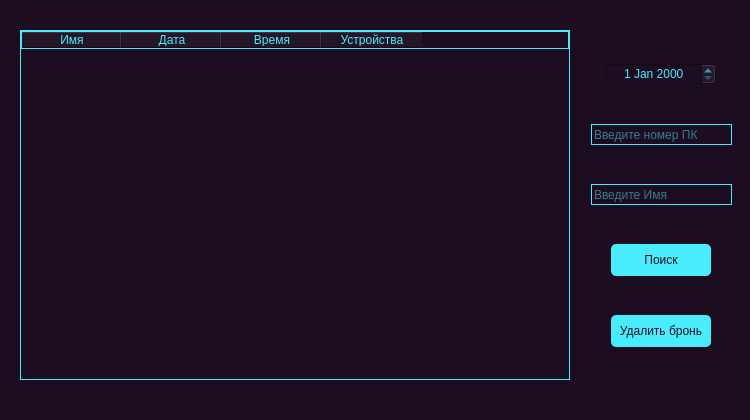
<?xml version="1.0" encoding="UTF-8"?>
<ui version="4.0">
 <class>BookingsScreen</class>
 <widget class="QDialog" name="BookingsScreen">
  <property name="geometry">
   <rect>
    <x>0</x>
    <y>0</y>
    <width>750</width>
    <height>420</height>
   </rect>
  </property>
  <property name="minimumSize">
   <size>
    <width>750</width>
    <height>420</height>
   </size>
  </property>
  <property name="maximumSize">
   <size>
    <width>750</width>
    <height>420</height>
   </size>
  </property>
  <property name="windowTitle">
   <string>Dialog</string>
  </property>
  <property name="styleSheet">
   <string notr="true">background-color: rgb(29, 13, 32); </string>
  </property>
  <widget class="QTableWidget" name="bookingsTableWidget">
   <property name="geometry">
    <rect>
     <x>20</x>
     <y>30</y>
     <width>550</width>
     <height>350</height>
    </rect>
   </property>
   <property name="minimumSize">
    <size>
     <width>550</width>
     <height>350</height>
    </size>
   </property>
   <property name="maximumSize">
    <size>
     <width>550</width>
     <height>350</height>
    </size>
   </property>
   <property name="styleSheet">
    <string notr="true">background-color: rgb(29, 13, 32);
color: rgb(73, 236, 253);
gridline-color: rgb(73, 236, 253);
border: 1px solid rgb(73, 236, 253);

selection-background-color: rgb(73, 236, 253);
selection-color: rgb(29, 13, 32);</string>
   </property>
   <column>
    <property name="text">
     <string>Имя</string>
    </property>
   </column>
   <column>
    <property name="text">
     <string>Дата</string>
    </property>
   </column>
   <column>
    <property name="text">
     <string>Время</string>
    </property>
   </column>
   <column>
    <property name="text">
     <string>Устройства</string>
    </property>
   </column>
  </widget>
  <widget class="QWidget" name="">
   <property name="geometry">
    <rect>
     <x>590</x>
     <y>30</y>
     <width>143</width>
     <height>351</height>
    </rect>
   </property>
   <layout class="QVBoxLayout" name="verticalLayout">
    <item alignment="Qt::AlignmentFlag::AlignHCenter">
     <widget class="QDateEdit" name="searchDateEdit">
      <property name="minimumSize">
       <size>
        <width>110</width>
        <height>22</height>
       </size>
      </property>
      <property name="maximumSize">
       <size>
        <width>110</width>
        <height>22</height>
       </size>
      </property>
      <property name="styleSheet">
       <string notr="true">color: rgb(73, 236, 253);</string>
      </property>
      <property name="alignment">
       <set>Qt::AlignmentFlag::AlignCenter</set>
      </property>
     </widget>
    </item>
    <item alignment="Qt::AlignmentFlag::AlignHCenter">
     <widget class="QLineEdit" name="numberLineEdit">
      <property name="minimumSize">
       <size>
        <width>141</width>
        <height>21</height>
       </size>
      </property>
      <property name="maximumSize">
       <size>
        <width>141</width>
        <height>21</height>
       </size>
      </property>
      <property name="styleSheet">
       <string notr="true">background-color: rgb(29, 13, 32);
color: rgb(73, 236, 253);
border: 1px solid rgb(73, 236, 253);</string>
      </property>
      <property name="placeholderText">
       <string>Введите номер ПК</string>
      </property>
     </widget>
    </item>
    <item alignment="Qt::AlignmentFlag::AlignHCenter">
     <widget class="QLineEdit" name="nameLineEdit">
      <property name="minimumSize">
       <size>
        <width>141</width>
        <height>21</height>
       </size>
      </property>
      <property name="maximumSize">
       <size>
        <width>141</width>
        <height>21</height>
       </size>
      </property>
      <property name="styleSheet">
       <string notr="true">background-color: rgb(29, 13, 32);
color: rgb(73, 236, 253);
border: 1px solid rgb(73, 236, 253);</string>
      </property>
      <property name="placeholderText">
       <string>Введите Имя</string>
      </property>
     </widget>
    </item>
    <item alignment="Qt::AlignmentFlag::AlignHCenter">
     <widget class="QPushButton" name="searchButton">
      <property name="minimumSize">
       <size>
        <width>100</width>
        <height>32</height>
       </size>
      </property>
      <property name="maximumSize">
       <size>
        <width>100</width>
        <height>32</height>
       </size>
      </property>
      <property name="styleSheet">
       <string notr="true">background-color: rgb(73, 236, 253);
color: rgb(29, 13, 32);
border-radius: 5px;</string>
      </property>
      <property name="text">
       <string>Поиск</string>
      </property>
     </widget>
    </item>
    <item alignment="Qt::AlignmentFlag::AlignHCenter">
     <widget class="QPushButton" name="deleteButton">
      <property name="minimumSize">
       <size>
        <width>100</width>
        <height>32</height>
       </size>
      </property>
      <property name="maximumSize">
       <size>
        <width>100</width>
        <height>32</height>
       </size>
      </property>
      <property name="styleSheet">
       <string notr="true">background-color: rgb(73, 236, 253);
color: rgb(29, 13, 32);
border-radius: 5px;</string>
      </property>
      <property name="text">
       <string>Удалить бронь</string>
      </property>
     </widget>
    </item>
   </layout>
  </widget>
 </widget>
 <resources/>
 <connections/>
</ui>
